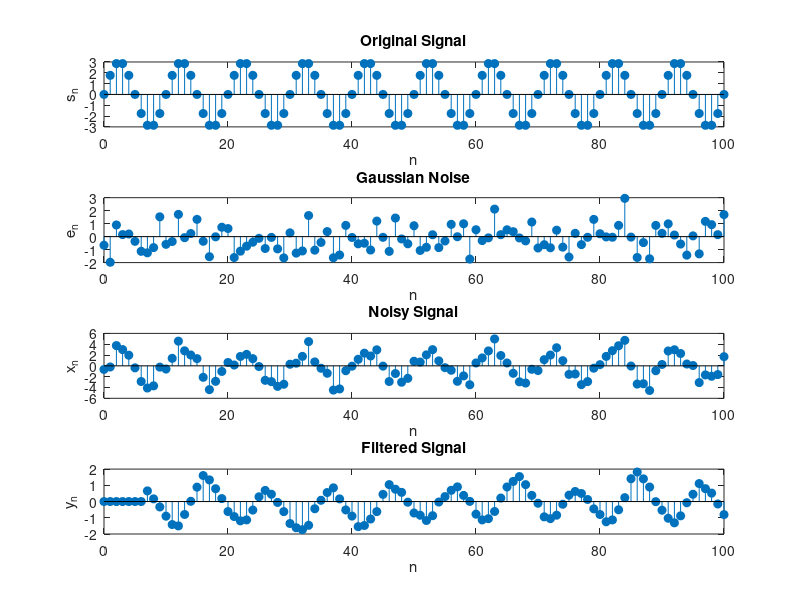
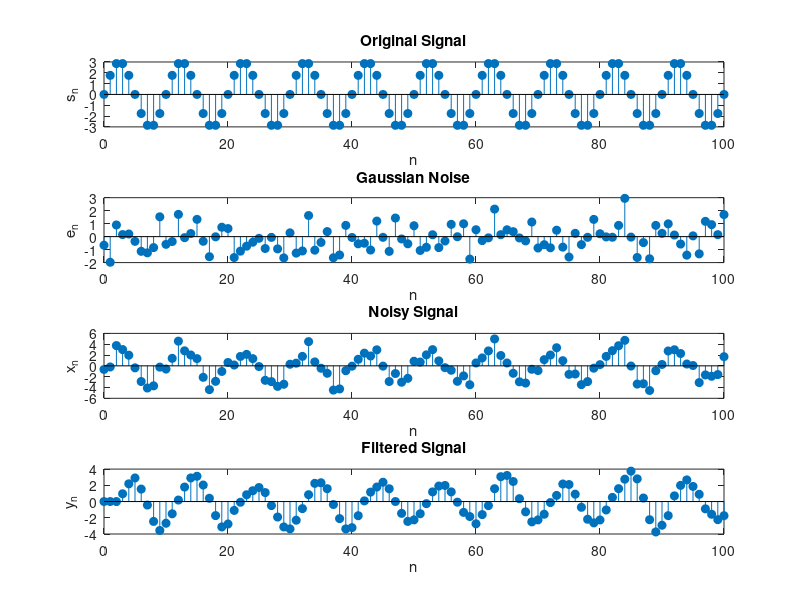

MATLAB code for these plots, in order:
%% Signals and Systems Laboratory 3
%           Exercise 3
%           Filter

clear;
clc;

n = 0:100;
N = 7;
s_n = 3*sin(pi*n/5);
e_n = randn(1, length(n));
% Generate the noisy signal
x_n = s_n + e_n;
y_n = zeros(1, length(n));

% Filter
for i = N+1:length(n)
    for k = 1:N
        y_n(i) = y_n(i) + (1/N)*x_n(i - k);
    end
end

figure(1);
clf;
subplot(4,1,1);
stem(n,s_n,"filled");
xlabel('n');
ylabel('s_n');
title('Original Signal');

subplot(4,1,2);
stem(n,e_n,"filled");
xlabel('n');
ylabel('e_n');
title('Gaussian Noise');

subplot(4,1,3);
stem(n,x_n,"filled");
xlabel('n');
ylabel('x_n');
title('Noisy Signal');

subplot(4,1,4);
stem(n,y_n,"filled");
xlabel('n');
ylabel('y_n');
title('Filtered Signal');

%%
N = 3;
y_n = zeros(1, length(n));
% Filter
for i = N+1:length(n)
    for k = 1:N
        y_n(i) = y_n(i) + (1/N)*x_n(i - k);
    end
end

figure(2);
clf;
subplot(4,1,1);
stem(n,s_n,"filled");
xlabel('n');
ylabel('s_n');
title('Original Signal');

subplot(4,1,2);
stem(n,e_n,"filled");
xlabel('n');
ylabel('e_n');
title('Gaussian Noise');

subplot(4,1,3);
stem(n,x_n,"filled");
xlabel('n');
ylabel('x_n');
title('Noisy Signal');

subplot(4,1,4);
stem(n,y_n,"filled");
xlabel('n');
ylabel('y_n');
title('Filtered Signal');

% Όσο πιο μικρό είναι το μήκος του παραθύρου 
% τόσο καλύτερη προσέγγιση έχουμε προς το πραγματικό σήμα.
